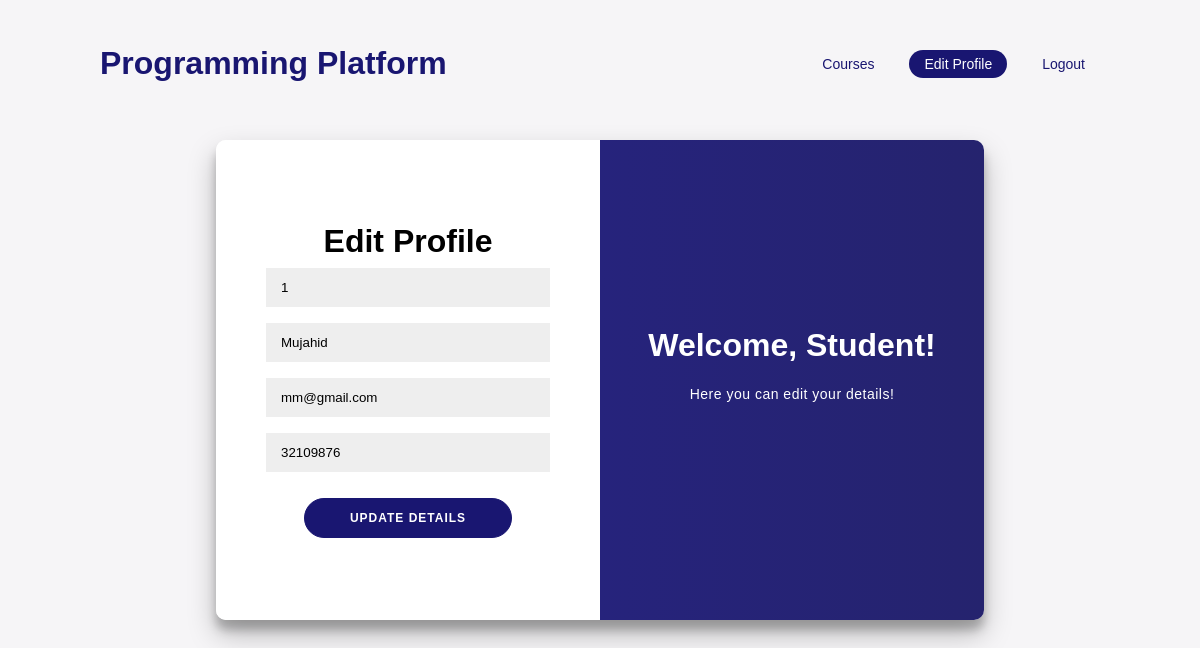
The app's page /stueditprofile.php (signed in) with its own data.
### tables this page shows
CREATE TABLE IF NOT EXISTS STUDTBL
(studid INT(5) AUTO_INCREMENT,
fname VARCHAR(150) NOT NULL,
email VARCHAR(50) UNIQUE,
pass VARCHAR(100),
PRIMARY KEY (studid)
);

### stueditprofile.php (the view, shortened to what this page needs)
<?php
$studid = $_SESSION['studid'];
$servername = "localhost";
$username = "abc";
$password = "abc123";
$dbname = "learning";
$conn = new mysqli($servername, $username, $password, $dbname);
$stmt = $conn->prepare("SELECT * FROM studtbl WHERE studid=?");
$stmt->bind_param("s", $studid);
$stmt->execute();
$result = $stmt->get_result();
while ($row = $result->fetch_assoc()) {
    $email = $row['email'];
    $pass = $row['pass'];
    $fname = $row['fname'];
}
?>
<!DOCTYPE html>
<html lang="en">
<head>
  <link rel="stylesheet" href="./logincss.css">
  <link rel="stylesheet" href="https://cdnjs.cloudflare.com/ajax/libs/font-awesome/4.7.0/css/font-awesome.min.css">
</head>
<body>
<header id="header">
    <a href="#" class="logo">Programming Platform</a>
    <ul>
      <li><a href="courses.php" >Courses</a></li>
      <li><a href="stueditprofile.php" class="active">Edit Profile</a></li>
      <li><a href="logout.php" >Logout</a></li>
    </ul>
</header>
<div class="container" id="container">
    <div class="form-container sign-in-container">
        <form action="stueditprofile.php" method="POST">
            <h1>Edit Profile</h1>
            <input type="text" name="studid" placeholder="ID" readonly value="<?php if (!empty($studid)) echo $studid; ?>">
            <input type="text" name="fname" placeholder="Phone number" required value="<?php if (!empty($fname)) echo $fname; ?>">
            <input type="email" name="email" placeholder="Email" required value="<?php if (!empty($email)) echo $email; ?>">
            <input type="text" name="pass" placeholder="Password" required value="<?php if (!empty($pass)) echo $pass; ?>">
            <br>
            <button type="submit" name="update">Update Details</button>
        </form>
    </div>
    <div class="overlay-container">
        <div class="overlay">
            <div class="overlay-panel overlay-right">
                <h1>Welcome, Student!</h1>
                <p>Here you can edit your details!</p>
            </div>
        </div>
    </div>
</div>
</body>
</html>

### logincss.css (style rules this page uses)
:root { --primary: #191671; }
* { margin: 0; padding: 0; box-sizing: border-box; font-family: 'Poppins', sans-serif; }
body { overflow-x: hidden; background: #e5e6ed; min-height: 100vh; }
#header { position: absolute; top: 0; left: 0; width: 100%; padding: 30px 100px; display: flex; justify-content: space-between; align-items: center; z-index: 100; }
#header .logo { color: var(--primary); font-weight: 700; font-size: 2em; text-decoration: none; }
#header ul { display: flex; justify-content: center; align-items: center; }
#header ul li { list-style: none; margin-left: 20px; }
#header ul li a { text-decoration: none; padding: 6px 15px; color: var(--primary); border-radius: 20px; }
#header ul li a:hover, #header ul li a.active { background: var(--primary); color: #fff; }
* { box-sizing: border-box; }
body { background: #f6f5f7; display: flex; justify-content: center; align-items: center; flex-direction: column; font-family: 'Montserrat', sans-serif; height: 100vh; margin: -20px 0 50px; }
h1 { font-weight: bold; margin: 0; }
p { font-size: 14px; font-weight: 100; line-height: 20px; letter-spacing: 0.5px; margin: 20px 0 30px; }
a { color: #333; font-size: 14px; text-decoration: none; margin: 15px 0; }
button { border-radius: 20px; border: 1px solid #191671; background-color: #191671; color: #FFFFFF; font-size: 12px; font-weight: bold; padding: 12px 45px; letter-spacing: 1px; text-transform: uppercase; transition: transform 80ms ease-in; }
form { background-color: #FFFFFF; display: flex; align-items: center; justify-content: center; flex-direction: column; padding: 0 50px; height: 100%; text-align: center; }
input { background-color: #eee; border: none; padding: 12px 15px; margin: 8px 0; width: 100%; }
.container { background-color: #fff; border-radius: 10px; box-shadow: 0 14px 28px rgba(0,0,0,0.25), 0 10px 10px rgba(0,0,0,0.22); position: relative; overflow: hidden; width: 768px; max-width: 100%; min-height: 480px; }
.form-container { position: absolute; top: 0; height: 100%; transition: all 0.6s ease-in-out; }
.sign-in-container { left: 0; width: 50%; z-index: 2; }
.overlay-container { position: absolute; top: 0; left: 50%; width: 50%; height: 100%; overflow: hidden; transition: transform 0.6s ease-in-out; z-index: 100; }
.overlay { background: #191671; background: -webkit-linear-gradient(to right, #2a2699, #2e2a94); background: linear-gradient(to right, #27238a, #25236e); background-repeat: no-repeat; background-size: cover; background-position: 0 0; color: #FFFFFF; position: relative; left: -100%; height: 100%; width: 200%; transform: translateX(0); transition: transform 0.6s ease-in-out; }
.overlay-panel { position: absolute; display: flex; align-items: center; justify-content: center; flex-direction: column; padding: 0 40px; text-align: center; top: 0; height: 100%; width: 50%; transform: translateX(0); transition: transform 0.6s ease-in-out; }
.overlay-right { right: 0; transform: translateX(0); }

### records on screen
studtbl: fname "Mujahid", email "mm@gmail.com", pass "32109876"
